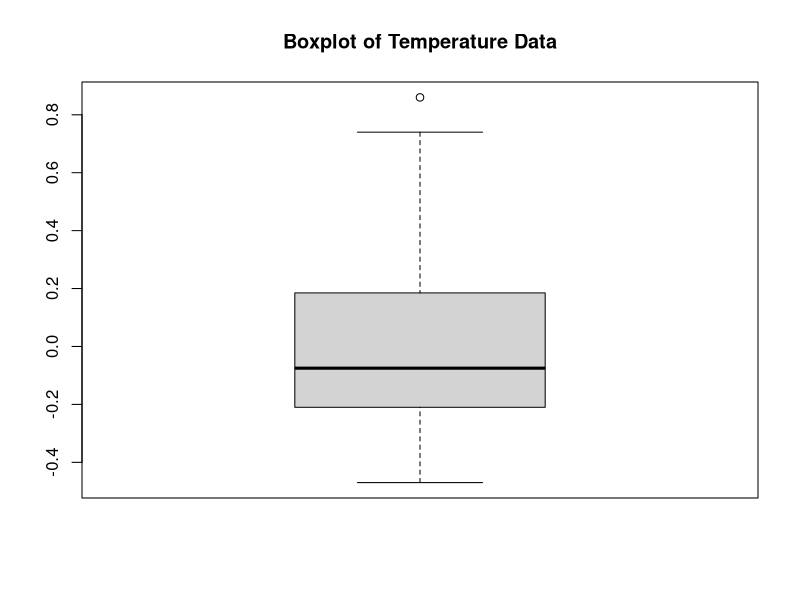
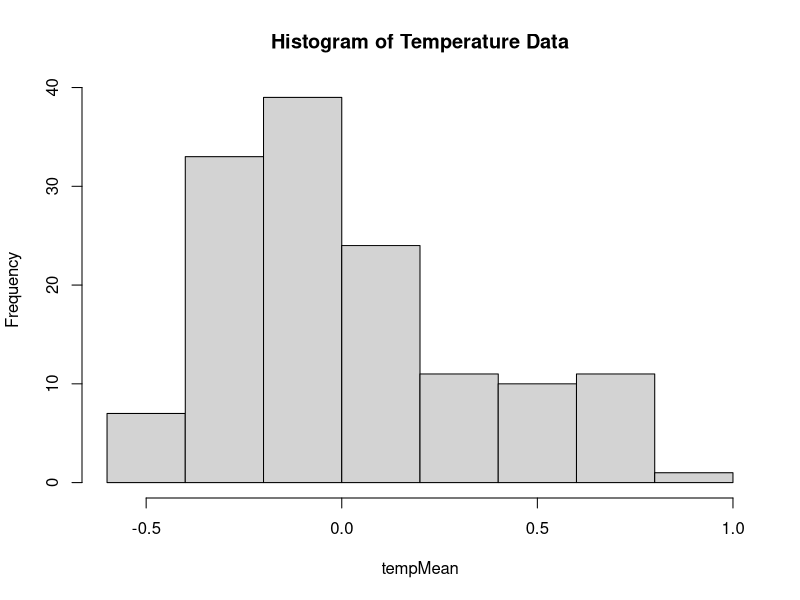
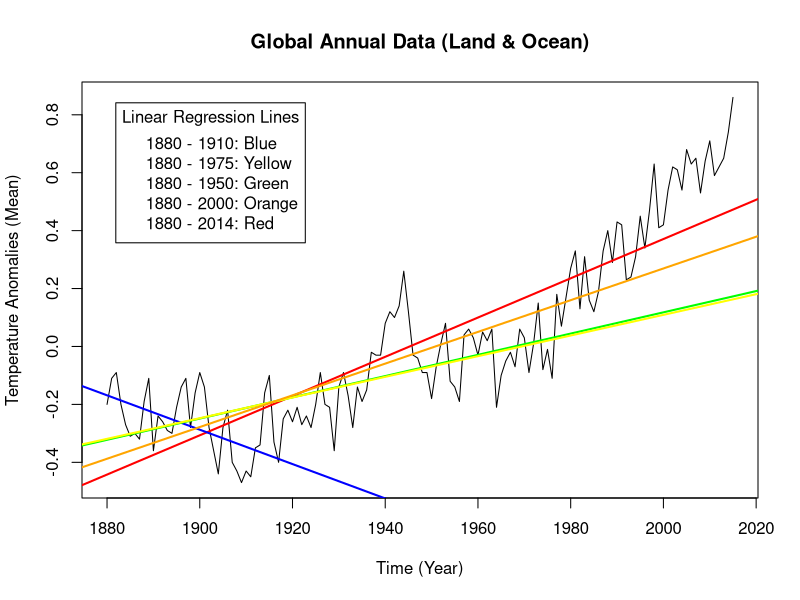

Here is the R script that generated these plots, in order:
#NASA Global Annual Temperature Anomalies - Land & Ocean

#Setup Dataset
setwd("/Users/krusa/OneDrive/Documents/GitHub/R-Scripts")
dtmean<-read.table("gl_land_ocean.txt", header = FALSE)

#Catagories
yrTime<- dtmean[,1]
tempMean<- dtmean[,2]

#Statistical Summary of Temperature Anomalies 
summary(tempMean)

#Boxplot of Temperature Data
boxplot(tempMean, main = "Boxplot of Temperature Data")

#Histogram of Temperature Data
hist(tempMean, main = "Histogram of Temperature Data")

#Full Linear Model (using all data)
lm(tempMean ~ yrTime, main = "Full Linear Model")


#######################################################################################


#Full Dataset Plot
plot(yrTime, tempMean, type = "l", main = "Global Annual Data (Land & Ocean)", xlab = "Time (Year)", ylab = "Temperature Anomalies (Mean)" )

#Linear Model (Years 1880 - 2014)
subsectionA <- dtmean[1:135,] #Subsection A
yrA<-subsectionA[,1]
tempA<-subsectionA[,2]
a = lm(tempA ~ yrA, data = subsectionA)
abline(a, col = "Red", lwd = 2)

#Linear Model (Years 1880 - 1910)
subsectionB <- dtmean[1:31,] #Subsection B
yrB<-subsectionB[,1]
tempB<-subsectionB[,2]
b = lm(tempB ~ yrB, data = subsectionB)
abline(b, col = "Blue", lwd = 2)

#Linear Model (Years 1880 - 1950)
subsectionC <- dtmean[1:71,] #Subsection C
yrC<-subsectionC[,1]
tempC<-subsectionC[,2]
c = lm(tempC ~ yrC, data = subsectionC)
abline(c, col = "Green", lwd = 2)

#Linear Model (Years 1880 - 1975)
subsectionD <- dtmean[1:96,] #Subsection D
yrD<-subsectionD[,1]
tempD<-subsectionD[,2]
d = lm(tempD ~ yrD, data = subsectionD)
abline(d, col = "Yellow", lwd = 2)

#Linear Model (Years 1880 - 2000)
subsectionE <- dtmean[1:121,] #Subsection E
yrE<-subsectionE[,1]
tempE<-subsectionE[,2]
e= lm(tempE ~ yrE, data = subsectionE)
abline(e, col = "Orange", lwd = 2)

legend("topleft", inset=.05, title="Linear Regression Lines",
       c("1880 - 1910: Blue","1880 - 1975: Yellow","1880 - 1950: Green","1880 - 2000: Orange","1880 - 2014: Red"), horiz=FALSE)

#######################################################################################


